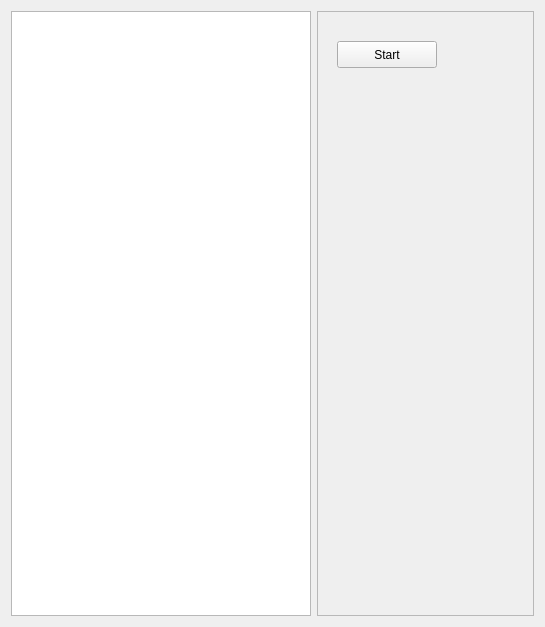
<?xml version="1.0" encoding="UTF-8"?>
<ui version="4.0">
 <class>MainWindow</class>
 <widget class="QMainWindow" name="MainWindow">
  <property name="geometry">
   <rect>
    <x>0</x>
    <y>0</y>
    <width>545</width>
    <height>618</height>
   </rect>
  </property>
  <property name="windowTitle">
   <string>MainWindow</string>
  </property>
  <widget class="QWidget" name="centralWidget">
   <layout class="QHBoxLayout" name="horizontalLayout">
    <item>
     <widget class="QGraphicsView" name="graphicsView">
      <property name="sizePolicy">
       <sizepolicy hsizetype="Fixed" vsizetype="Fixed">
        <horstretch>0</horstretch>
        <verstretch>0</verstretch>
       </sizepolicy>
      </property>
      <property name="minimumSize">
       <size>
        <width>300</width>
        <height>605</height>
       </size>
      </property>
     </widget>
    </item>
    <item>
     <widget class="QFrame" name="frame">
      <property name="frameShape">
       <enum>QFrame::StyledPanel</enum>
      </property>
      <property name="frameShadow">
       <enum>QFrame::Raised</enum>
      </property>
      <widget class="QPushButton" name="startButton">
       <property name="geometry">
        <rect>
         <x>20</x>
         <y>30</y>
         <width>100</width>
         <height>27</height>
        </rect>
       </property>
       <property name="text">
        <string>Start</string>
       </property>
      </widget>
     </widget>
    </item>
   </layout>
  </widget>
 </widget>
 <layoutdefault spacing="6" margin="11"/>
 <resources/>
 <connections/>
</ui>
